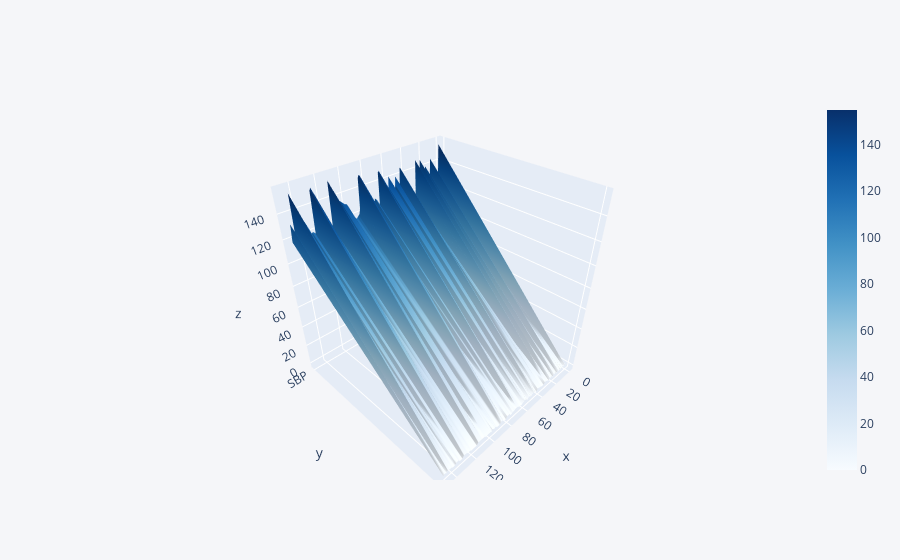

The cell this chart's notebook holds for it:
### Code cell
data1[['SBP','Level']].iplot(kind = 'surface',colorscale = 'blues')

### Figure 1 — Plotly figure (JSON) as saved in the notebook; plotly's stock layout.template omitted (floating-point values rounded to 4 significant figures; data arrays with more than 128 entries replaced by an {"elided": "..."} marker saying what was removed)
{"data": [{"colorscale": [[0, "rgb(247,251,255)"], [0.125, "rgb(222,235,247)"], [0.25, "rgb(198,219,239)"], [0.375, "rgb(158,202,225)"], [0.5, "rgb(107,174,214)"], [0.625, "rgb(66,146,198)"], [0.75, "rgb(33,113,181)"], [0.875, "rgb(8,81,156)"], [1, "rgb(8,48,107)"]], "type": "surface", "x": {"elided": "149 int values"}, "y": ["SBP", "Level"], "z": {"elided": "2x149 int values"}}], "layout": {"legend": {"bgcolor": "#F5F6F9", "font": {"color": "#4D5663"}}, "paper_bgcolor": "#F5F6F9", "plot_bgcolor": "#F5F6F9", "title": {"font": {"color": "#4D5663"}}, "xaxis": {"gridcolor": "#E1E5ED", "showgrid": true, "tickfont": {"color": "#4D5663"}, "title": {"font": {"color": "#4D5663"}, "text": ""}, "zerolinecolor": "#E1E5ED"}, "yaxis": {"gridcolor": "#E1E5ED", "showgrid": true, "tickfont": {"color": "#4D5663"}, "title": {"font": {"color": "#4D5663"}, "text": ""}, "zerolinecolor": "#E1E5ED"}}}
